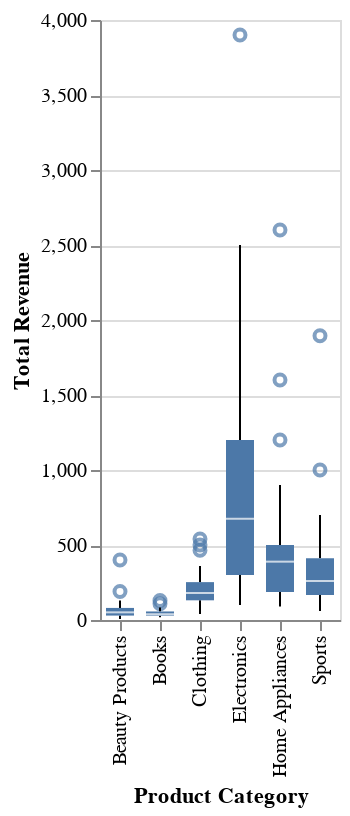

This figure's notebook cell:
### Code cell
alt.Chart(df).mark_boxplot().encode(
    x='Product Category',
    y='Total Revenue'
)

### Figure 1 — Vega-Lite specification as saved in the notebook (floating-point values rounded to 4 significant figures; data arrays with more than 128 entries replaced by an {"elided": "..."} marker saying what was removed)
{"config": {"view": {"continuousWidth": 300, "continuousHeight": 300}}, "data": {"name": "data-bb445d88d29639df32fe3b3561e0a8aa"}, "mark": {"type": "boxplot"}, "encoding": {"x": {"field": "Product Category", "type": "nominal"}, "y": {"field": "Total Revenue", "type": "quantitative"}}, "$schema": "https://vega.github.io/schema/vega-lite/v5.20.1.json", "datasets": {"data-bb445d88d29639df32fe3b3561e0a8aa": {"elided": "240 records"}}}
